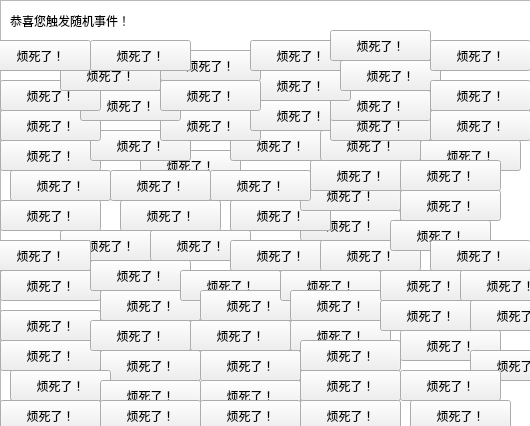
<?xml version="1.0" encoding="UTF-8"?>
<ui version="4.0">
 <class>randomEventTwo</class>
 <widget class="QWidget" name="randomEventTwo">
  <property name="geometry">
   <rect>
    <x>0</x>
    <y>0</y>
    <width>530</width>
    <height>426</height>
   </rect>
  </property>
  <property name="windowTitle">
   <string>Form</string>
  </property>
  <widget class="QTableWidget" name="tableWidget">
   <property name="geometry">
    <rect>
     <x>0</x>
     <y>0</y>
     <width>561</width>
     <height>521</height>
    </rect>
   </property>
  </widget>
  <widget class="QPushButton" name="pushButton">
   <property name="geometry">
    <rect>
     <x>10</x>
     <y>170</y>
     <width>101</width>
     <height>31</height>
    </rect>
   </property>
   <property name="text">
    <string>烦死了！</string>
   </property>
  </widget>
  <widget class="QLabel" name="label">
   <property name="geometry">
    <rect>
     <x>10</x>
     <y>-10</y>
     <width>231</width>
     <height>61</height>
    </rect>
   </property>
   <property name="text">
    <string>恭喜您触发随机事件！</string>
   </property>
  </widget>
  <widget class="QPushButton" name="pushButton_2">
   <property name="geometry">
    <rect>
     <x>60</x>
     <y>230</y>
     <width>101</width>
     <height>31</height>
    </rect>
   </property>
   <property name="text">
    <string>烦死了！</string>
   </property>
  </widget>
  <widget class="QPushButton" name="pushButton_3">
   <property name="geometry">
    <rect>
     <x>0</x>
     <y>270</y>
     <width>101</width>
     <height>31</height>
    </rect>
   </property>
   <property name="text">
    <string>烦死了！</string>
   </property>
  </widget>
  <widget class="QPushButton" name="pushButton_4">
   <property name="geometry">
    <rect>
     <x>150</x>
     <y>230</y>
     <width>101</width>
     <height>31</height>
    </rect>
   </property>
   <property name="text">
    <string>烦死了！</string>
   </property>
  </widget>
  <widget class="QPushButton" name="pushButton_5">
   <property name="geometry">
    <rect>
     <x>90</x>
     <y>260</y>
     <width>101</width>
     <height>31</height>
    </rect>
   </property>
   <property name="text">
    <string>烦死了！</string>
   </property>
  </widget>
  <widget class="QPushButton" name="pushButton_6">
   <property name="geometry">
    <rect>
     <x>0</x>
     <y>310</y>
     <width>101</width>
     <height>31</height>
    </rect>
   </property>
   <property name="text">
    <string>烦死了！</string>
   </property>
  </widget>
  <widget class="QPushButton" name="pushButton_7">
   <property name="geometry">
    <rect>
     <x>120</x>
     <y>200</y>
     <width>101</width>
     <height>31</height>
    </rect>
   </property>
   <property name="text">
    <string>烦死了！</string>
   </property>
  </widget>
  <widget class="QPushButton" name="pushButton_8">
   <property name="geometry">
    <rect>
     <x>0</x>
     <y>200</y>
     <width>101</width>
     <height>31</height>
    </rect>
   </property>
   <property name="text">
    <string>烦死了！</string>
   </property>
  </widget>
  <widget class="QPushButton" name="pushButton_9">
   <property name="geometry">
    <rect>
     <x>100</x>
     <y>290</y>
     <width>101</width>
     <height>31</height>
    </rect>
   </property>
   <property name="text">
    <string>烦死了！</string>
   </property>
  </widget>
  <widget class="QPushButton" name="pushButton_10">
   <property name="geometry">
    <rect>
     <x>180</x>
     <y>270</y>
     <width>101</width>
     <height>31</height>
    </rect>
   </property>
   <property name="text">
    <string>烦死了！</string>
   </property>
  </widget>
  <widget class="QPushButton" name="pushButton_11">
   <property name="geometry">
    <rect>
     <x>0</x>
     <y>340</y>
     <width>101</width>
     <height>31</height>
    </rect>
   </property>
   <property name="text">
    <string>烦死了！</string>
   </property>
  </widget>
  <widget class="QPushButton" name="pushButton_12">
   <property name="geometry">
    <rect>
     <x>90</x>
     <y>320</y>
     <width>101</width>
     <height>31</height>
    </rect>
   </property>
   <property name="text">
    <string>烦死了！</string>
   </property>
  </widget>
  <widget class="QPushButton" name="pushButton_13">
   <property name="geometry">
    <rect>
     <x>100</x>
     <y>350</y>
     <width>101</width>
     <height>31</height>
    </rect>
   </property>
   <property name="text">
    <string>烦死了！</string>
   </property>
  </widget>
  <widget class="QPushButton" name="pushButton_14">
   <property name="geometry">
    <rect>
     <x>190</x>
     <y>320</y>
     <width>101</width>
     <height>31</height>
    </rect>
   </property>
   <property name="text">
    <string>烦死了！</string>
   </property>
  </widget>
  <widget class="QPushButton" name="pushButton_15">
   <property name="geometry">
    <rect>
     <x>200</x>
     <y>290</y>
     <width>101</width>
     <height>31</height>
    </rect>
   </property>
   <property name="text">
    <string>烦死了！</string>
   </property>
  </widget>
  <widget class="QPushButton" name="pushButton_16">
   <property name="geometry">
    <rect>
     <x>200</x>
     <y>350</y>
     <width>101</width>
     <height>31</height>
    </rect>
   </property>
   <property name="text">
    <string>烦死了！</string>
   </property>
  </widget>
  <widget class="QPushButton" name="pushButton_17">
   <property name="geometry">
    <rect>
     <x>10</x>
     <y>370</y>
     <width>101</width>
     <height>31</height>
    </rect>
   </property>
   <property name="text">
    <string>烦死了！</string>
   </property>
  </widget>
  <widget class="QPushButton" name="pushButton_18">
   <property name="geometry">
    <rect>
     <x>-10</x>
     <y>240</y>
     <width>101</width>
     <height>31</height>
    </rect>
   </property>
   <property name="text">
    <string>烦死了！</string>
   </property>
  </widget>
  <widget class="QPushButton" name="pushButton_19">
   <property name="geometry">
    <rect>
     <x>100</x>
     <y>380</y>
     <width>101</width>
     <height>31</height>
    </rect>
   </property>
   <property name="text">
    <string>烦死了！</string>
   </property>
  </widget>
  <widget class="QPushButton" name="pushButton_20">
   <property name="geometry">
    <rect>
     <x>200</x>
     <y>380</y>
     <width>101</width>
     <height>31</height>
    </rect>
   </property>
   <property name="text">
    <string>烦死了！</string>
   </property>
  </widget>
  <widget class="QPushButton" name="pushButton_21">
   <property name="geometry">
    <rect>
     <x>0</x>
     <y>400</y>
     <width>101</width>
     <height>31</height>
    </rect>
   </property>
   <property name="text">
    <string>烦死了！</string>
   </property>
  </widget>
  <widget class="QPushButton" name="pushButton_22">
   <property name="geometry">
    <rect>
     <x>100</x>
     <y>400</y>
     <width>101</width>
     <height>31</height>
    </rect>
   </property>
   <property name="text">
    <string>烦死了！</string>
   </property>
  </widget>
  <widget class="QPushButton" name="pushButton_23">
   <property name="geometry">
    <rect>
     <x>200</x>
     <y>400</y>
     <width>101</width>
     <height>31</height>
    </rect>
   </property>
   <property name="text">
    <string>烦死了！</string>
   </property>
  </widget>
  <widget class="QPushButton" name="pushButton_24">
   <property name="geometry">
    <rect>
     <x>300</x>
     <y>370</y>
     <width>101</width>
     <height>31</height>
    </rect>
   </property>
   <property name="text">
    <string>烦死了！</string>
   </property>
  </widget>
  <widget class="QPushButton" name="pushButton_25">
   <property name="geometry">
    <rect>
     <x>140</x>
     <y>150</y>
     <width>101</width>
     <height>31</height>
    </rect>
   </property>
   <property name="text">
    <string>烦死了！</string>
   </property>
  </widget>
  <widget class="QPushButton" name="pushButton_26">
   <property name="geometry">
    <rect>
     <x>300</x>
     <y>400</y>
     <width>101</width>
     <height>31</height>
    </rect>
   </property>
   <property name="text">
    <string>烦死了！</string>
   </property>
  </widget>
  <widget class="QPushButton" name="pushButton_27">
   <property name="geometry">
    <rect>
     <x>300</x>
     <y>210</y>
     <width>101</width>
     <height>31</height>
    </rect>
   </property>
   <property name="text">
    <string>烦死了！</string>
   </property>
  </widget>
  <widget class="QPushButton" name="pushButton_28">
   <property name="geometry">
    <rect>
     <x>290</x>
     <y>320</y>
     <width>101</width>
     <height>31</height>
    </rect>
   </property>
   <property name="text">
    <string>烦死了！</string>
   </property>
  </widget>
  <widget class="QPushButton" name="pushButton_29">
   <property name="geometry">
    <rect>
     <x>300</x>
     <y>340</y>
     <width>101</width>
     <height>31</height>
    </rect>
   </property>
   <property name="text">
    <string>烦死了！</string>
   </property>
  </widget>
  <widget class="QPushButton" name="pushButton_30">
   <property name="geometry">
    <rect>
     <x>230</x>
     <y>240</y>
     <width>101</width>
     <height>31</height>
    </rect>
   </property>
   <property name="text">
    <string>烦死了！</string>
   </property>
  </widget>
  <widget class="QPushButton" name="pushButton_31">
   <property name="geometry">
    <rect>
     <x>280</x>
     <y>270</y>
     <width>101</width>
     <height>31</height>
    </rect>
   </property>
   <property name="text">
    <string>烦死了！</string>
   </property>
  </widget>
  <widget class="QPushButton" name="pushButton_32">
   <property name="geometry">
    <rect>
     <x>290</x>
     <y>290</y>
     <width>101</width>
     <height>31</height>
    </rect>
   </property>
   <property name="text">
    <string>烦死了！</string>
   </property>
  </widget>
  <widget class="QPushButton" name="pushButton_33">
   <property name="geometry">
    <rect>
     <x>320</x>
     <y>240</y>
     <width>101</width>
     <height>31</height>
    </rect>
   </property>
   <property name="text">
    <string>烦死了！</string>
   </property>
  </widget>
  <widget class="QPushButton" name="pushButton_34">
   <property name="geometry">
    <rect>
     <x>230</x>
     <y>200</y>
     <width>101</width>
     <height>31</height>
    </rect>
   </property>
   <property name="text">
    <string>烦死了！</string>
   </property>
  </widget>
  <widget class="QPushButton" name="pushButton_35">
   <property name="geometry">
    <rect>
     <x>300</x>
     <y>180</y>
     <width>101</width>
     <height>31</height>
    </rect>
   </property>
   <property name="text">
    <string>烦死了！</string>
   </property>
  </widget>
  <widget class="QPushButton" name="pushButton_36">
   <property name="geometry">
    <rect>
     <x>210</x>
     <y>170</y>
     <width>101</width>
     <height>31</height>
    </rect>
   </property>
   <property name="text">
    <string>烦死了！</string>
   </property>
  </widget>
  <widget class="QPushButton" name="pushButton_37">
   <property name="geometry">
    <rect>
     <x>0</x>
     <y>140</y>
     <width>101</width>
     <height>31</height>
    </rect>
   </property>
   <property name="text">
    <string>烦死了！</string>
   </property>
  </widget>
  <widget class="QPushButton" name="pushButton_38">
   <property name="geometry">
    <rect>
     <x>110</x>
     <y>170</y>
     <width>101</width>
     <height>31</height>
    </rect>
   </property>
   <property name="text">
    <string>烦死了！</string>
   </property>
  </widget>
  <widget class="QPushButton" name="pushButton_39">
   <property name="geometry">
    <rect>
     <x>230</x>
     <y>130</y>
     <width>101</width>
     <height>31</height>
    </rect>
   </property>
   <property name="text">
    <string>烦死了！</string>
   </property>
  </widget>
  <widget class="QPushButton" name="pushButton_40">
   <property name="geometry">
    <rect>
     <x>90</x>
     <y>130</y>
     <width>101</width>
     <height>31</height>
    </rect>
   </property>
   <property name="text">
    <string>烦死了！</string>
   </property>
  </widget>
  <widget class="QPushButton" name="pushButton_41">
   <property name="geometry">
    <rect>
     <x>310</x>
     <y>160</y>
     <width>101</width>
     <height>31</height>
    </rect>
   </property>
   <property name="text">
    <string>烦死了！</string>
   </property>
  </widget>
  <widget class="QPushButton" name="pushButton_42">
   <property name="geometry">
    <rect>
     <x>320</x>
     <y>130</y>
     <width>101</width>
     <height>31</height>
    </rect>
   </property>
   <property name="text">
    <string>烦死了！</string>
   </property>
  </widget>
  <widget class="QPushButton" name="pushButton_43">
   <property name="geometry">
    <rect>
     <x>160</x>
     <y>110</y>
     <width>101</width>
     <height>31</height>
    </rect>
   </property>
   <property name="text">
    <string>烦死了！</string>
   </property>
  </widget>
  <widget class="QPushButton" name="pushButton_44">
   <property name="geometry">
    <rect>
     <x>250</x>
     <y>100</y>
     <width>101</width>
     <height>31</height>
    </rect>
   </property>
   <property name="text">
    <string>烦死了！</string>
   </property>
  </widget>
  <widget class="QPushButton" name="pushButton_45">
   <property name="geometry">
    <rect>
     <x>330</x>
     <y>110</y>
     <width>101</width>
     <height>31</height>
    </rect>
   </property>
   <property name="text">
    <string>烦死了！</string>
   </property>
  </widget>
  <widget class="QPushButton" name="pushButton_46">
   <property name="geometry">
    <rect>
     <x>0</x>
     <y>110</y>
     <width>101</width>
     <height>31</height>
    </rect>
   </property>
   <property name="text">
    <string>烦死了！</string>
   </property>
  </widget>
  <widget class="QPushButton" name="pushButton_47">
   <property name="geometry">
    <rect>
     <x>80</x>
     <y>90</y>
     <width>101</width>
     <height>31</height>
    </rect>
   </property>
   <property name="text">
    <string>烦死了！</string>
   </property>
  </widget>
  <widget class="QPushButton" name="pushButton_48">
   <property name="geometry">
    <rect>
     <x>330</x>
     <y>90</y>
     <width>101</width>
     <height>31</height>
    </rect>
   </property>
   <property name="text">
    <string>烦死了！</string>
   </property>
  </widget>
  <widget class="QPushButton" name="pushButton_49">
   <property name="geometry">
    <rect>
     <x>250</x>
     <y>70</y>
     <width>101</width>
     <height>31</height>
    </rect>
   </property>
   <property name="text">
    <string>烦死了！</string>
   </property>
  </widget>
  <widget class="QPushButton" name="pushButton_50">
   <property name="geometry">
    <rect>
     <x>160</x>
     <y>80</y>
     <width>101</width>
     <height>31</height>
    </rect>
   </property>
   <property name="text">
    <string>烦死了！</string>
   </property>
  </widget>
  <widget class="QPushButton" name="pushButton_51">
   <property name="geometry">
    <rect>
     <x>0</x>
     <y>80</y>
     <width>101</width>
     <height>31</height>
    </rect>
   </property>
   <property name="text">
    <string>烦死了！</string>
   </property>
  </widget>
  <widget class="QPushButton" name="pushButton_52">
   <property name="geometry">
    <rect>
     <x>60</x>
     <y>60</y>
     <width>101</width>
     <height>31</height>
    </rect>
   </property>
   <property name="text">
    <string>烦死了！</string>
   </property>
  </widget>
  <widget class="QPushButton" name="pushButton_53">
   <property name="geometry">
    <rect>
     <x>160</x>
     <y>50</y>
     <width>101</width>
     <height>31</height>
    </rect>
   </property>
   <property name="text">
    <string>烦死了！</string>
   </property>
  </widget>
  <widget class="QPushButton" name="pushButton_54">
   <property name="geometry">
    <rect>
     <x>-10</x>
     <y>40</y>
     <width>101</width>
     <height>31</height>
    </rect>
   </property>
   <property name="text">
    <string>烦死了！</string>
   </property>
  </widget>
  <widget class="QPushButton" name="pushButton_55">
   <property name="geometry">
    <rect>
     <x>250</x>
     <y>40</y>
     <width>101</width>
     <height>31</height>
    </rect>
   </property>
   <property name="text">
    <string>烦死了！</string>
   </property>
  </widget>
  <widget class="QPushButton" name="pushButton_56">
   <property name="geometry">
    <rect>
     <x>340</x>
     <y>60</y>
     <width>101</width>
     <height>31</height>
    </rect>
   </property>
   <property name="text">
    <string>烦死了！</string>
   </property>
  </widget>
  <widget class="QPushButton" name="pushButton_57">
   <property name="geometry">
    <rect>
     <x>330</x>
     <y>30</y>
     <width>101</width>
     <height>31</height>
    </rect>
   </property>
   <property name="text">
    <string>烦死了！</string>
   </property>
  </widget>
  <widget class="QPushButton" name="pushButton_58">
   <property name="geometry">
    <rect>
     <x>430</x>
     <y>110</y>
     <width>101</width>
     <height>31</height>
    </rect>
   </property>
   <property name="text">
    <string>烦死了！</string>
   </property>
  </widget>
  <widget class="QPushButton" name="pushButton_59">
   <property name="geometry">
    <rect>
     <x>420</x>
     <y>140</y>
     <width>101</width>
     <height>31</height>
    </rect>
   </property>
   <property name="text">
    <string>烦死了！</string>
   </property>
  </widget>
  <widget class="QPushButton" name="pushButton_60">
   <property name="geometry">
    <rect>
     <x>390</x>
     <y>220</y>
     <width>101</width>
     <height>31</height>
    </rect>
   </property>
   <property name="text">
    <string>烦死了！</string>
   </property>
  </widget>
  <widget class="QPushButton" name="pushButton_61">
   <property name="geometry">
    <rect>
     <x>400</x>
     <y>160</y>
     <width>101</width>
     <height>31</height>
    </rect>
   </property>
   <property name="text">
    <string>烦死了！</string>
   </property>
  </widget>
  <widget class="QPushButton" name="pushButton_62">
   <property name="geometry">
    <rect>
     <x>90</x>
     <y>40</y>
     <width>101</width>
     <height>31</height>
    </rect>
   </property>
   <property name="text">
    <string>烦死了！</string>
   </property>
  </widget>
  <widget class="QPushButton" name="pushButton_63">
   <property name="geometry">
    <rect>
     <x>400</x>
     <y>190</y>
     <width>101</width>
     <height>31</height>
    </rect>
   </property>
   <property name="text">
    <string>烦死了！</string>
   </property>
  </widget>
  <widget class="QPushButton" name="pushButton_64">
   <property name="geometry">
    <rect>
     <x>380</x>
     <y>270</y>
     <width>101</width>
     <height>31</height>
    </rect>
   </property>
   <property name="text">
    <string>烦死了！</string>
   </property>
  </widget>
  <widget class="QPushButton" name="pushButton_65">
   <property name="geometry">
    <rect>
     <x>430</x>
     <y>240</y>
     <width>101</width>
     <height>31</height>
    </rect>
   </property>
   <property name="text">
    <string>烦死了！</string>
   </property>
  </widget>
  <widget class="QPushButton" name="pushButton_66">
   <property name="geometry">
    <rect>
     <x>380</x>
     <y>300</y>
     <width>101</width>
     <height>31</height>
    </rect>
   </property>
   <property name="text">
    <string>烦死了！</string>
   </property>
  </widget>
  <widget class="QPushButton" name="pushButton_67">
   <property name="geometry">
    <rect>
     <x>400</x>
     <y>330</y>
     <width>101</width>
     <height>31</height>
    </rect>
   </property>
   <property name="text">
    <string>烦死了！</string>
   </property>
  </widget>
  <widget class="QPushButton" name="pushButton_68">
   <property name="geometry">
    <rect>
     <x>460</x>
     <y>270</y>
     <width>101</width>
     <height>31</height>
    </rect>
   </property>
   <property name="text">
    <string>烦死了！</string>
   </property>
  </widget>
  <widget class="QPushButton" name="pushButton_69">
   <property name="geometry">
    <rect>
     <x>470</x>
     <y>300</y>
     <width>101</width>
     <height>31</height>
    </rect>
   </property>
   <property name="text">
    <string>烦死了！</string>
   </property>
  </widget>
  <widget class="QPushButton" name="pushButton_70">
   <property name="geometry">
    <rect>
     <x>470</x>
     <y>350</y>
     <width>101</width>
     <height>31</height>
    </rect>
   </property>
   <property name="text">
    <string>烦死了！</string>
   </property>
  </widget>
  <widget class="QPushButton" name="pushButton_71">
   <property name="geometry">
    <rect>
     <x>400</x>
     <y>370</y>
     <width>101</width>
     <height>31</height>
    </rect>
   </property>
   <property name="text">
    <string>烦死了！</string>
   </property>
  </widget>
  <widget class="QPushButton" name="pushButton_72">
   <property name="geometry">
    <rect>
     <x>410</x>
     <y>400</y>
     <width>101</width>
     <height>31</height>
    </rect>
   </property>
   <property name="text">
    <string>烦死了！</string>
   </property>
  </widget>
  <widget class="QPushButton" name="pushButton_73">
   <property name="geometry">
    <rect>
     <x>430</x>
     <y>80</y>
     <width>101</width>
     <height>31</height>
    </rect>
   </property>
   <property name="text">
    <string>烦死了！</string>
   </property>
  </widget>
  <widget class="QPushButton" name="pushButton_74">
   <property name="geometry">
    <rect>
     <x>430</x>
     <y>40</y>
     <width>101</width>
     <height>31</height>
    </rect>
   </property>
   <property name="text">
    <string>烦死了！</string>
   </property>
  </widget>
 </widget>
 <resources/>
 <connections>
  <connection>
   <sender>pushButton</sender>
   <signal>clicked()</signal>
   <receiver>randomEventTwo</receiver>
   <slot>close()</slot>
   <hints>
    <hint type="sourcelabel">
     <x>89</x>
     <y>239</y>
    </hint>
    <hint type="destinationlabel">
     <x>199</x>
     <y>149</y>
    </hint>
   </hints>
  </connection>
 </connections>
</ui>
